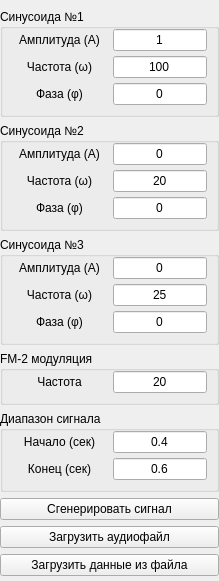
           <widget class="QWidget" name="widget_loading_data" native="true">
            <layout class="QVBoxLayout" name="verticalLayout_3">
             <property name="spacing">
              <number>5</number>
             </property>
             <property name="leftMargin">
              <number>0</number>
             </property>
             <property name="topMargin">
              <number>0</number>
             </property>
             <property name="rightMargin">
              <number>0</number>
             </property>
             <property name="bottomMargin">
              <number>0</number>
             </property>
             <item>
              <widget class="QWidget" name="widget_sinusoid_parameters" native="true">
               <layout class="QVBoxLayout" name="layout_dome_parameters">
                <property name="leftMargin">
                 <number>0</number>
                </property>
                <property name="rightMargin">
                 <number>0</number>
                </property>
                <property name="bottomMargin">
                 <number>5</number>
                </property>
                <item>
                 <widget class="QGroupBox" name="groupBox_sinusoid_1">
                  <property name="title">
                   <string>Синусоида №1</string>
                  </property>
                  <layout class="QVBoxLayout" name="layout_dome_1">
                   <property name="spacing">
                    <number>5</number>
                   </property>
                   <property name="leftMargin">
                    <number>0</number>
                   </property>
                   <property name="topMargin">
                    <number>0</number>
                   </property>
                   <property name="rightMargin">
                    <number>0</number>
                   </property>
                   <property name="bottomMargin">
                    <number>9</number>
                   </property>
                   <item>
                    <widget class="QWidget" name="widget_amplitude_1" native="true">
                     <property name="sizePolicy">
                      <sizepolicy hsizetype="Preferred" vsizetype="Maximum">
                       <horstretch>0</horstretch>
                       <verstretch>0</verstretch>
                      </sizepolicy>
                     </property>
                     <layout class="QHBoxLayout" name="layout_amplitude_1" stretch="1,1">
                      <property name="topMargin">
                       <number>0</number>
                      </property>
                      <property name="bottomMargin">
                       <number>0</number>
                      </property>
                      <item>
                       <widget class="QLabel" name="label_text_amplitude_1">
                        <property name="text">
                         <string>Амплитуда (A)</string>
                        </property>
                        <property name="alignment">
                         <set>Qt::AlignCenter</set>
                        </property>
                       </widget>
                      </item>
                      <item>
                       <widget class="QLineEdit" name="lineEdit_amplitude_1">
                        <property name="text">
                         <string>1</string>
                        </property>
                        <property name="alignment">
                         <set>Qt::AlignCenter</set>
                        </property>
                       </widget>
                      </item>
                     </layout>
                    </widget>
                   </item>
                   <item>
                    <widget class="QWidget" name="widget_frequency_1" native="true">
                     <property name="sizePolicy">
                      <sizepolicy hsizetype="Preferred" vsizetype="Maximum">
                       <horstretch>0</horstretch>
                       <verstretch>0</verstretch>
                      </sizepolicy>
                     </property>
                     <layout class="QHBoxLayout" name="layout_x0_1" stretch="1,1">
                      <property name="topMargin">
                       <number>0</number>
                      </property>
                      <property name="bottomMargin">
                       <number>0</number>
                      </property>
                      <item>
                       <widget class="QLabel" name="label_text_frequency_1">
                        <property name="text">
                         <string>Частота (ω)</string>
                        </property>
                        <property name="alignment">
                         <set>Qt::AlignCenter</set>
                        </property>
                       </widget>
                      </item>
                      <item>
                       <widget class="QLineEdit" name="lineEdit_frequency_1">
                        <property name="text">
                         <string>100</string>
                        </property>
                        <property name="alignment">
                         <set>Qt::AlignCenter</set>
                        </property>
                       </widget>
                      </item>
                     </layout>
                    </widget>
                   </item>
                   <item>
                    <widget class="QWidget" name="widget_phase_1" native="true">
                     <property name="sizePolicy">
                      <sizepolicy hsizetype="Preferred" vsizetype="Maximum">
                       <horstretch>0</horstretch>
                       <verstretch>0</verstretch>
                      </sizepolicy>
                     </property>
                     <layout class="QHBoxLayout" name="layout_sigma_x_1" stretch="1,1">
                      <property name="topMargin">
                       <number>0</number>
                      </property>
                      <property name="bottomMargin">
                       <number>0</number>
                      </property>
                      <item>
                       <widget class="QLabel" name="label_text_phase_1">
                        <property name="text">
                         <string>Фаза (φ)</string>
                        </property>
                        <property name="alignment">
                         <set>Qt::AlignCenter</set>
                        </property>
                       </widget>
                      </item>
                      <item>
                       <widget class="QLineEdit" name="lineEdit_phase_1">
                        <property name="text">
                         <string>0</string>
                        </property>
                        <property name="alignment">
                         <set>Qt::AlignCenter</set>
                        </property>
                       </widget>
                      </item>
                     </layout>
                    </widget>
                   </item>
                  </layout>
                 </widget>
                </item>
                <item>
                 <widget class="QGroupBox" name="groupBox_sinusoid_2">
                  <property name="title">
                   <string>Синусоида №2</string>
                  </property>
                  <layout class="QVBoxLayout" name="layout_dome_2">
                   <property name="spacing">
                    <number>5</number>
                   </property>
                   <property name="leftMargin">
                    <number>0</number>
                   </property>
                   <property name="topMargin">
                    <number>0</number>
                   </property>
                   <property name="rightMargin">
                    <number>0</number>
                   </property>
                   <property name="bottomMargin">
                    <number>9</number>
                   </property>
                   <item>
                    <widget class="QWidget" name="widget_amplitude_2" native="true">
                     <property name="sizePolicy">
                      <sizepolicy hsizetype="Preferred" vsizetype="Maximum">
                       <horstretch>0</horstretch>
                       <verstretch>0</verstretch>
                      </sizepolicy>
                     </property>
                     <layout class="QHBoxLayout" name="layout_amplitude_2" stretch="1,1">
                      <property name="topMargin">
                       <number>0</number>
                      </property>
                      <property name="bottomMargin">
                       <number>0</number>
                      </property>
                      <item>
                       <widget class="QLabel" name="label_text_amplitude_2">
                        <property name="text">
                         <string>Амплитуда (A)</string>
                        </property>
                        <property name="alignment">
                         <set>Qt::AlignCenter</set>
                        </property>
                       </widget>
                      </item>
                      <item>
                       <widget class="QLineEdit" name="lineEdit_amplitude_2">
                        <property name="text">
                         <string>0</string>
                        </property>
                        <property name="alignment">
                         <set>Qt::AlignCenter</set>
                        </property>
                       </widget>
                      </item>
                     </layout>
                    </widget>
                   </item>
                   <item>
                    <widget class="QWidget" name="widget_frequency_2" native="true">
                     <property name="sizePolicy">
                      <sizepolicy hsizetype="Preferred" vsizetype="Maximum">
                       <horstretch>0</horstretch>
                       <verstretch>0</verstretch>
                      </sizepolicy>
                     </property>
                     <layout class="QHBoxLayout" name="layout_x0_2" stretch="1,1">
                      <property name="topMargin">
                       <number>0</number>
                      </property>
                      <property name="bottomMargin">
                       <number>0</number>
                      </property>
                      <item>
                       <widget class="QLabel" name="label_text_frequency_2">
                        <property name="text">
                         <string>Частота (ω)</string>
                        </property>
                        <property name="alignment">
                         <set>Qt::AlignCenter</set>
                        </property>
                       </widget>
                      </item>
                      <item>
                       <widget class="QLineEdit" name="lineEdit_frequency_2">
                        <property name="text">
                         <string>20</string>
                        </property>
                        <property name="alignment">
                         <set>Qt::AlignCenter</set>
                        </property>
                       </widget>
                      </item>
                     </layout>
                    </widget>
                   </item>
                   <item>
                    <widget class="QWidget" name="widget_phase_2" native="true">
                     <property name="sizePolicy">
                      <sizepolicy hsizetype="Preferred" vsizetype="Maximum">
                       <horstretch>0</horstretch>
                       <verstretch>0</verstretch>
                      </sizepolicy>
                     </property>
                     <layout class="QHBoxLayout" name="layout_sigma_x_2" stretch="1,1">
                      <property name="topMargin">
                       <number>0</number>
                      </property>
                      <property name="bottomMargin">
                       <number>0</number>
                      </property>
                      <item>
                       <widget class="QLabel" name="label_text_phase_2">
                        <property name="text">
                         <string>Фаза (φ)</string>
                        </property>
                        <property name="alignment">
                         <set>Qt::AlignCenter</set>
                        </property>
                       </widget>
                      </item>
                      <item>
                       <widget class="QLineEdit" name="lineEdit_phase_2">
                        <property name="text">
                         <string>0</string>
                        </property>
                        <property name="alignment">
                         <set>Qt::AlignCenter</set>
                        </property>
                       </widget>
                      </item>
                     </layout>
                    </widget>
                   </item>
                  </layout>
                 </widget>
                </item>
                <item>
                 <widget class="QGroupBox" name="groupBox_sinusoid_3">
                  <property name="title">
                   <string>Синусоида №3</string>
                  </property>
                  <layout class="QVBoxLayout" name="layout_dome_3">
                   <property name="spacing">
                    <number>5</number>
                   </property>
                   <property name="leftMargin">
                    <number>0</number>
                   </property>
                   <property name="topMargin">
                    <number>0</number>
                   </property>
                   <property name="rightMargin">
                    <number>0</number>
                   </property>
                   <property name="bottomMargin">
                    <number>9</number>
                   </property>
                   <item>
                    <widget class="QWidget" name="widget_amplitude_3" native="true">
                     <property name="sizePolicy">
                      <sizepolicy hsizetype="Preferred" vsizetype="Maximum">
                       <horstretch>0</horstretch>
                       <verstretch>0</verstretch>
                      </sizepolicy>
                     </property>
                     <layout class="QHBoxLayout" name="layout_amplitude_3" stretch="1,1">
                      <property name="topMargin">
                       <number>0</number>
                      </property>
                      <property name="bottomMargin">
                       <number>0</number>
                      </property>
                      <item>
                       <widget class="QLabel" name="label_text_amplitude_3">
                        <property name="text">
                         <string>Амплитуда (A)</string>
                        </property>
                        <property name="alignment">
                         <set>Qt::AlignCenter</set>
                        </property>
                       </widget>
                      </item>
                      <item>
                       <widget class="QLineEdit" name="lineEdit_amplitude_3">
                        <property name="text">
                         <string>0</string>
                        </property>
                        <property name="alignment">
                         <set>Qt::AlignCenter</set>
                        </property>
                       </widget>
                      </item>
                     </layout>
                    </widget>
                   </item>
                   <item>
                    <widget class="QWidget" name="widget_frequency_3" native="true">
                     <property name="sizePolicy">
                      <sizepolicy hsizetype="Preferred" vsizetype="Maximum">
                       <horstretch>0</horstretch>
                       <verstretch>0</verstretch>
                      </sizepolicy>
                     </property>
                     <layout class="QHBoxLayout" name="layout_x0_3" stretch="1,1">
                      <property name="topMargin">
                       <number>0</number>
                      </property>
                      <property name="bottomMargin">
                       <number>0</number>
                      </property>
                      <item>
                       <widget class="QLabel" name="label_text_frequency_3">
                        <property name="text">
                         <string>Частота (ω)</string>
                        </property>
                        <property name="alignment">
                         <set>Qt::AlignCenter</set>
                        </property>
                       </widget>
                      </item>
                      <item>
                       <widget class="QLineEdit" name="lineEdit_frequency_3">
                        <property name="text">
                         <string>25</string>
                        </property>
                        <property name="alignment">
                         <set>Qt::AlignCenter</set>
                        </property>
                       </widget>
                      </item>
                     </layout>
                    </widget>
                   </item>
                   <item>
                    <widget class="QWidget" name="widget_phase_3" native="true">
                     <property name="sizePolicy">
                      <sizepolicy hsizetype="Preferred" vsizetype="Maximum">
                       <horstretch>0</horstretch>
                       <verstretch>0</verstretch>
                      </sizepolicy>
                     </property>
                     <layout class="QHBoxLayout" name="layout_sigma_x_3" stretch="1,1">
                      <property name="topMargin">
                       <number>0</number>
                      </property>
                      <property name="bottomMargin">
                       <number>0</number>
                      </property>
                      <item>
                       <widget class="QLabel" name="label_text_phase_3">
                        <property name="text">
                         <string>Фаза (φ)</string>
                        </property>
                        <property name="alignment">
                         <set>Qt::AlignCenter</set>
                        </property>
                       </widget>
                      </item>
                      <item>
                       <widget class="QLineEdit" name="lineEdit_phase_3">
                        <property name="text">
                         <string>0</string>
                        </property>
                        <property name="alignment">
                         <set>Qt::AlignCenter</set>
                        </property>
                       </widget>
                      </item>
                     </layout>
                    </widget>
                   </item>
                  </layout>
                 </widget>
                </item>
                <item>
                 <widget class="QGroupBox" name="groupBox_modulation_frequency">
                  <property name="title">
                   <string>FM-2 модуляция</string>
                  </property>
                  <layout class="QVBoxLayout" name="layout_modulation_frequency">
                   <property name="spacing">
                    <number>5</number>
                   </property>
                   <property name="leftMargin">
                    <number>0</number>
                   </property>
                   <property name="topMargin">
                    <number>0</number>
                   </property>
                   <property name="rightMargin">
                    <number>0</number>
                   </property>
                   <property name="bottomMargin">
                    <number>9</number>
                   </property>
                   <item>
                    <widget class="QWidget" name="widget_modulation_frequency" native="true">
                     <property name="sizePolicy">
                      <sizepolicy hsizetype="Preferred" vsizetype="Maximum">
                       <horstretch>0</horstretch>
                       <verstretch>0</verstretch>
                      </sizepolicy>
                     </property>
                     <layout class="QHBoxLayout" name="layout_amplitude_5" stretch="1,1">
                      <property name="topMargin">
                       <number>0</number>
                      </property>
                      <property name="bottomMargin">
                       <number>0</number>
                      </property>
                      <item>
                       <widget class="QLabel" name="label_modulation_frequency">
                        <property name="text">
                         <string>Частота</string>
                        </property>
                        <property name="alignment">
                         <set>Qt::AlignCenter</set>
                        </property>
                       </widget>
                      </item>
                      <item>
                       <widget class="QLineEdit" name="lineEdit_modulation_frequency">
                        <property name="text">
                         <string>20</string>
                        </property>
                        <property name="alignment">
                         <set>Qt::AlignCenter</set>
                        </property>
                       </widget>
                      </item>
                     </layout>
                    </widget>
                   </item>
                  </layout>
                 </widget>
                </item>
                <item>
                 <widget class="QGroupBox" name="groupBox_signal_range">
                  <property name="title">
                   <string>Диапазон сигнала</string>
                  </property>
                  <layout class="QVBoxLayout" name="layout_signal_range">
                   <property name="spacing">
                    <number>5</number>
                   </property>
                   <property name="leftMargin">
                    <number>0</number>
                   </property>
                   <property name="topMargin">
                    <number>0</number>
                   </property>
                   <property name="rightMargin">
                    <number>0</number>
                   </property>
                   <property name="bottomMargin">
                    <number>9</number>
                   </property>
                   <item>
                    <widget class="QWidget" name="widget_amplitude_4" native="true">
                     <property name="sizePolicy">
                      <sizepolicy hsizetype="Preferred" vsizetype="Maximum">
                       <horstretch>0</horstretch>
                       <verstretch>0</verstretch>
                      </sizepolicy>
                     </property>
                     <layout class="QHBoxLayout" name="layout_amplitude_4" stretch="1,1">
                      <property name="topMargin">
                       <number>0</number>
                      </property>
                      <property name="bottomMargin">
                       <number>0</number>
                      </property>
                      <item>
                       <widget class="QLabel" name="label_text_start_signal">
                        <property name="text">
                         <string>Начало (сек)</string>
                        </property>
                        <property name="alignment">
                         <set>Qt::AlignCenter</set>
                        </property>
                       </widget>
                      </item>
                      <item>
                       <widget class="QLineEdit" name="lineEdit_start_signal">
                        <property name="text">
                         <string>0.4</string>
                        </property>
                        <property name="alignment">
                         <set>Qt::AlignCenter</set>
                        </property>
                       </widget>
                      </item>
                     </layout>
                    </widget>
                   </item>
                   <item>
                    <widget class="QWidget" name="widget_frequency_4" native="true">
                     <property name="sizePolicy">
                      <sizepolicy hsizetype="Preferred" vsizetype="Maximum">
                       <horstretch>0</horstretch>
                       <verstretch>0</verstretch>
                      </sizepolicy>
                     </property>
                     <layout class="QHBoxLayout" name="layout_x0_4" stretch="1,1">
                      <property name="topMargin">
                       <number>0</number>
                      </property>
                      <property name="bottomMargin">
                       <number>0</number>
                      </property>
                      <item>
                       <widget class="QLabel" name="label_text_end_signal">
                        <property name="text">
                         <string>Конец (сек)</string>
                        </property>
                        <property name="alignment">
                         <set>Qt::AlignCenter</set>
                        </property>
                       </widget>
                      </item>
                      <item>
                       <widget class="QLineEdit" name="lineEdit_end_signal">
                        <property name="text">
                         <string>0.6</string>
                        </property>
                        <property name="alignment">
                         <set>Qt::AlignCenter</set>
                        </property>
                       </widget>
                      </item>
                     </layout>
                    </widget>
                   </item>
                  </layout>
                 </widget>
                </item>
                <item>
                 <widget class="QPushButton" name="pushButton_generate_signal">
                  <property name="text">
                   <string>Сгенерировать сигнал</string>
                  </property>
                 </widget>
                </item>
                <item>
                 <widget class="QPushButton" name="pushButton_downloading_an_audio_file">
                  <property name="text">
                   <string>Загрузить аудиофайл</string>
                  </property>
                 </widget>
                </item>
                <item>
                 <widget class="QPushButton" name="pushButton_uploading_a_file">
                  <property name="text">
                   <string>Загрузить данные из файла</string>
                  </property>
                 </widget>
                </item>
               </layout>
              </widget>
             </item>
            </layout>
           </widget>
